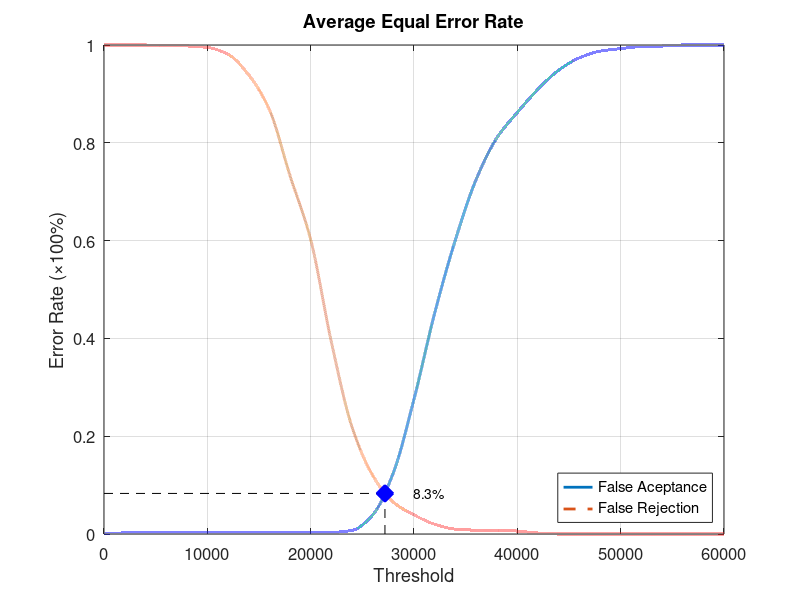
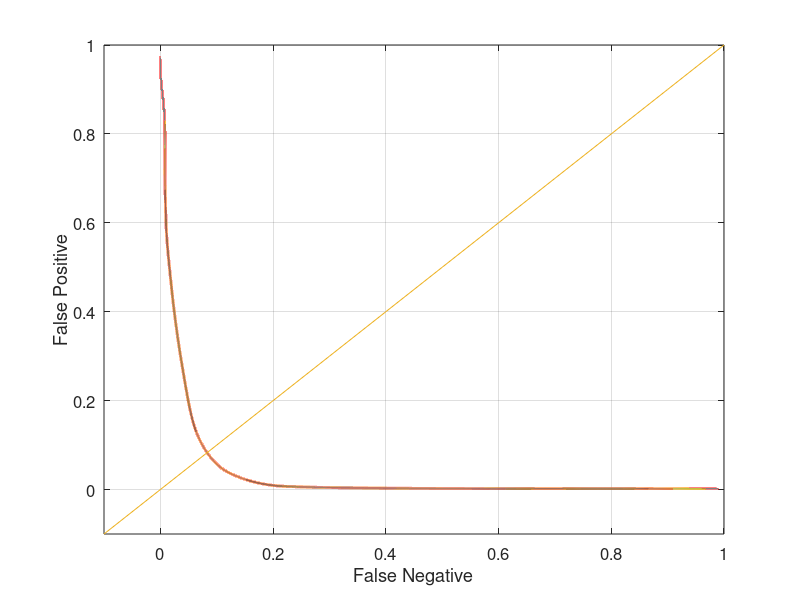

Reproduce these figures in MATLAB, in order.
function yEER = Database4Average
close all;
clear;
clc;
x = 0:2000:60000;
xq = 0:0.5:60000;

y0 = [0 0.00210526 0.00210526 0.00210526 0.00210526 0.00210526 0.00210526 0.00210526 0.00210526 0.00210526 0.00210526 0.0031579 0.00736842 0.0389474 0.125263 0.275789 0.451579 0.601053 0.724211 0.809474 0.862105 0.909474 0.948421 0.973684 0.987368 0.992632 0.996842 0.997895 1 1 1];
yy0 = interp1(x, y0, xq, 'pchip');
y1 = [1 1 1 0.998 0.998 0.995 0.981 0.939 0.868 0.733 0.602 0.393 0.219 0.12 0.065 0.039 0.02 0.01 0.008 0.008 0.006 0.002 0 0 0 0 0 0 0 0 0];
yy1 = interp1(x, y1, xq, 'pchip');

% Calculating EER: 
y2 = abs(y0 - y1);
find(y2 == min(y2))
yy2 = abs(yy0 - yy1);
xEER = find(yy2 == min(yy2));
xEERIndex = xq(xEER) % X-axis EER
yEER = yy0(xEER) % Y-axis EER

main = figure
plot(xq, yy0,'-','LineWidth', 2);	hold on
plot(xq, yy1,'--','LineWidth', 2);	hold on
plot([xEERIndex xEERIndex], [0 yEER], 'k--');	hold on
plot([0 xEERIndex], [yEER yEER], 'k--');	hold on
plot(xEERIndex, yEER, 'bx', 'LineWidth', 10);	hold on
text(xEERIndex + 10 * xEERIndex / 100, yEER, [num2str(round((10000 * yEER)) / 100) '%'])
legend('False Aceptance', 'False Rejection', 'Location', 'SouthEast')
xlabel('Threshold')
ylabel('Error Rate (\times100%)')
title('Average Equal Error Rate')
set(gca, 'FontSize', 12)
axis([0 60000 0 1])
grid on

print(main, 'Database4AverageMain', '-dpng');
FNRxFPR = figure('Color', [1 1 1]);
plot(yy1, yy0, '-', yy1, yy0, 'LineWidth', 2);
hold on
y = -0.1:0.1:1
plot(y, y); 
set(gca, 'FontSize', 12)
xlabel('False Negative')
ylabel('False Positive')
axis([-0.1 1 -0.1 1])
set(gca, 'FontSize', 12)
grid on

print(FNRxFPR, 'Database4AverageFNRxFPR','-dpng');
end
